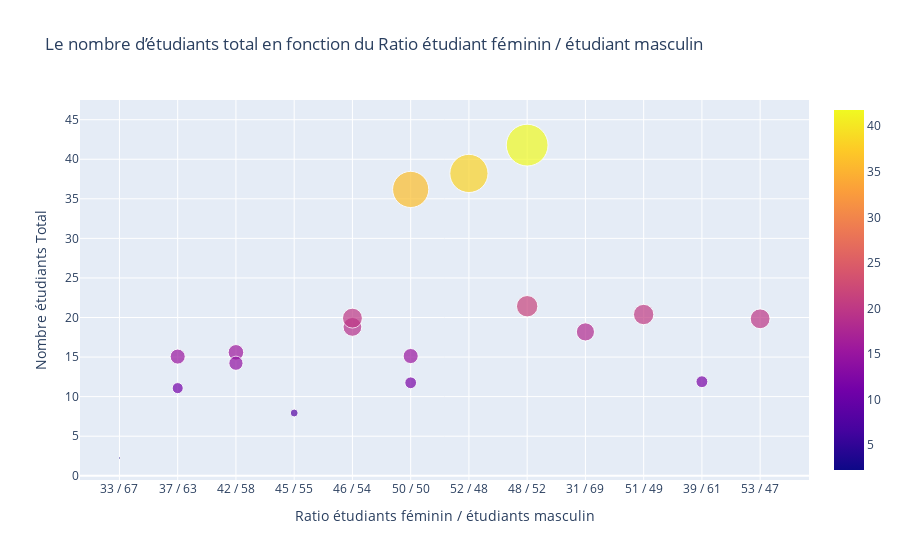

Notebook code for this chart:
### Code cell
data = [
    {
        'y': df.num_students,
        'x': df.female_male_ratio,
        'mode': 'markers',
        'marker': {
            'color': df.num_students,
            'size': df.num_students,
            'showscale': True # c'est la barre de couleur à droite
        },
        "text" :  df.university_name
    }
]
layout= go.Layout(title = "Le nombre d’étudiants total en fonction du Ratio étudiant féminin / étudiant masculin",
                xaxis={'title': 'Ratio étudiants féminin / étudiants masculin'},
                yaxis={'title': 'Nombre étudiants Total'})
                #margin={'l': 150, 'b': 130, 't': 40, 'r': 40},
                #legend={'x': 0, 'y': 1},
                #hovermode='closes')
    
fig = go.Figure(data = data, layout = layout)

    
    
iplot(fig)

### Figure 1 — Plotly figure (JSON) as saved in the notebook; plotly's stock layout.template omitted (floating-point values rounded to 4 significant figures)
{"data": [{"marker": {"color": [2.243, 11.07, 15.6, 7.929, 18.81, 19.92, 36.19, 15.06, 11.75, 38.21, 14.22, 15.13, 21.42, 18.18, 41.79, 20.38, 11.88, 19.84], "showscale": true, "size": [2.243, 11.07, 15.6, 7.929, 18.81, 19.92, 36.19, 15.06, 11.75, 38.21, 14.22, 15.13, 21.42, 18.18, 41.79, 20.38, 11.88, 19.84]}, "mode": "markers", "text": ["California Institute of Technology", "Massachusetts Institute of Technology", "Stanford University", "Princeton University", "University of Cambridge", "University of Oxford", "University of California, Berkeley", "Imperial College London", "Yale University", "University of California, Los Angeles", "University of Chicago", "Johns Hopkins University", "Cornell University", "ETH Zurich – Swiss Federal Institute of Technology Zurich", "University of Michigan", "University of Pennsylvania", "Carnegie Mellon University", "University of Hong Kong"], "type": "scatter", "x": ["33 / 67", "37 / 63", "42 / 58", "45 / 55", "46 / 54", "46 / 54", "50 / 50", "37 / 63", "50 / 50", "52 / 48", "42 / 58", "50 / 50", "48 / 52", "31 / 69", "48 / 52", "51 / 49", "39 / 61", "53 / 47"], "y": [2.243, 11.07, 15.6, 7.929, 18.81, 19.92, 36.19, 15.06, 11.75, 38.21, 14.22, 15.13, 21.42, 18.18, 41.79, 20.38, 11.88, 19.84]}], "layout": {"title": {"text": "Le nombre d’étudiants total en fonction du Ratio étudiant féminin / étudiant masculin"}, "xaxis": {"title": {"text": "Ratio étudiants féminin / étudiants masculin"}}, "yaxis": {"title": {"text": "Nombre étudiants Total"}}}}
